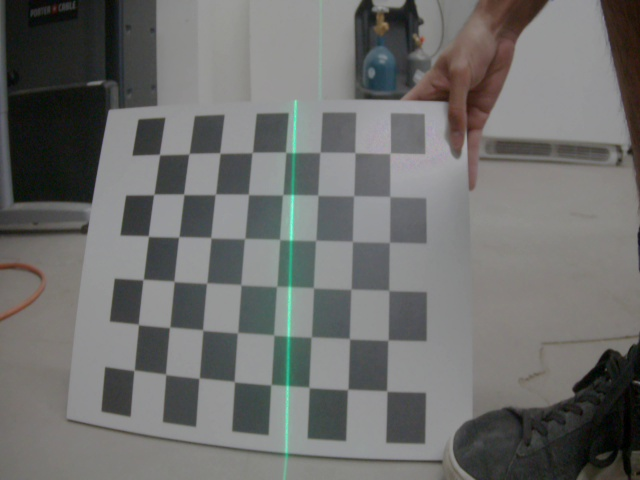
#> input picture images/0_right.jpg, 640 x 480 px; its folder holds only this picture in this run
$ python calibrate.py
#> lines starting #> are read from the running program, lines starting #| are printed output that depends on the picture; after the words box and inside, x2 and y2 are one past the last pixel; in counts of white or black regions, pixels touching at a corner belong together; long printed decimals are rounded
### helper.py
import numpy as np
import math
import time

def rodrigues(r):
	# https://www2.cs.duke.edu/courses/fall13/compsci527/notes/rodrigues.pdf
	theta = np.linalg.norm(r)

	if (theta == 0):
		R = np.identity(3)
	else:
		u = (r/theta).reshape(3)
		R = np.identity(3)*math.cos(theta)+(1-math.cos(theta))*np.outer(u,u)+np.array( [ [0, -u[2], u[1] ] ,[ u[2],0, -u[0] ] ,[ -u[1],u[0],0] ] )*math.sin(theta)
	return R

# [66 lines left out: functions fitPlane, computePlane, not called in this run]

### calibrate.py
# import modules
import numpy as np
import cv2
import time, glob, sys
import sympy as sym
from sympy import Pow, re, sqrt, Abs
from matplotlib import pyplot as plt
from mpl_toolkits.mplot3d import Axes3D
from helper import rodrigues, computePlane
import skimage.restoration
from skimage import img_as_ubyte

# print CV version
print('CV Version: ' + cv2.__version__)

# load camera calibration results
# later use the opencv yaml file. right camera
# https://docs.opencv.org/3.4.10/dd/d74/tutorial_file_input_output_with_xml_yml.html
# for now hard code, couldn't figure out how to do read non OpenCV matrix in python
mtx = np.reshape([ 514.41205,     0.     ,    329.83671,
			 0.     ,  685.92876,  237.71471,
			 0.     ,     0.     ,     1.     ],(3,3))
dist = np.array([-0.350373, 0.158447, 0.000735, -0.000231, 0.000000])
length_square = 0.04 # length of side of calibration square in m
corners_shape = (6,8)

# configuration options
vertical = True # are the lasers vertical or horizontal
green = True # green or red lasers

# create empty matrix-> solving for plane equation: ax + by + cz + d = 0
Q_c_mat = np.empty((0,4))

# number of vertical corners
h = corners_shape[0]

# number of horizontal corners
w = corners_shape[1]

# read images
images = glob.glob('./images/*.jpg')

# if no images exit
if (len(images) == 0):
	print('Error: no photos in images folder')
	sys.exit(0)

# iterate through images
for fname in images:
	print("")
	print(fname)

	# load current image
	img_org = cv2.imread(fname,cv2.IMREAD_COLOR)
#> img_org is the input picture: shape (480, 640, 3); mean B, G, R 108.4, 110.1, 109.7

	# undistort the image -> use this for finding laser
	img_undist = cv2.undistort(img_org, mtx, dist)
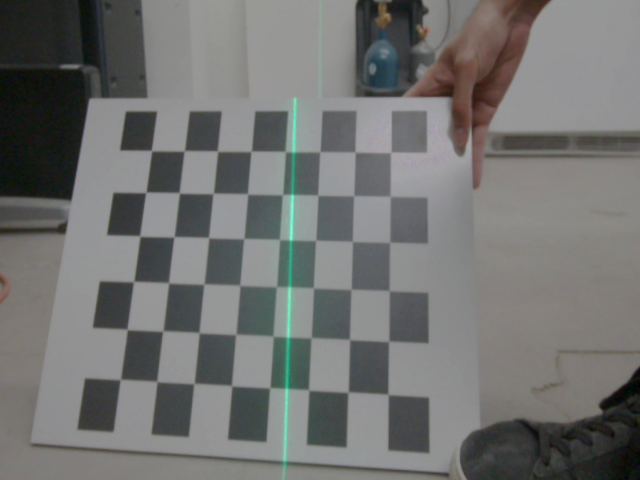
#> img_undist: shape (480, 640, 3); mean B, G, R 113.2, 114.6, 113.9

	# denoise image -> for finding checkerboard
	img_denoised =  cv2.fastNlMeansDenoisingColored(img_undist,None,10,10,7,21)

	# convert to greyscale
	gray = cv2.cvtColor(img_denoised,cv2.COLOR_BGR2GRAY)
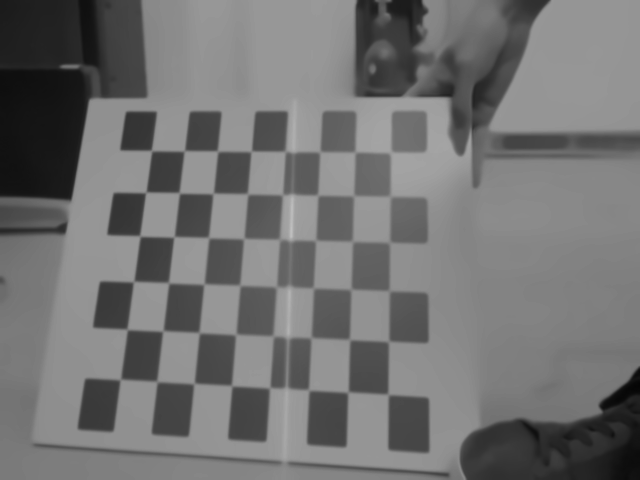
#> gray: shape (480, 640); min 5, max 191, mean 113.9

	# convert to hsv
	hsv = cv2.cvtColor(img_undist, cv2.COLOR_BGR2HSV)
#> hsv: shape (480, 640, 3); mean H, S, V 59.2, 18.3, 117.1

	if green:
		# use red color space to find checkerboard
		imR = img_undist[:,:,2]
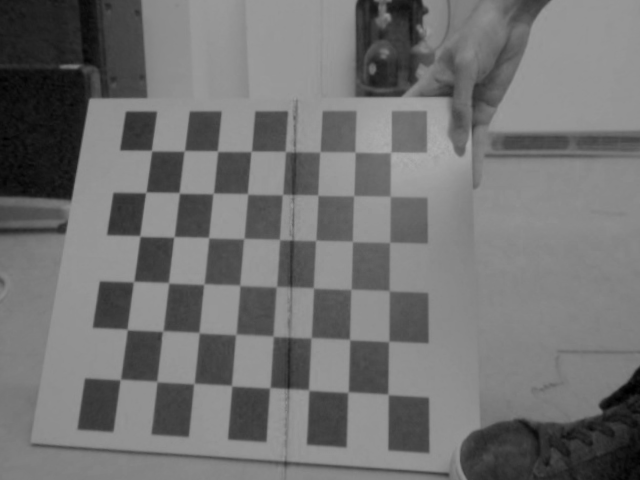
#> imR: shape (480, 640); min 0, max 174, mean 113.9

		# this mask was found to work well for green
		mask = cv2.inRange(hsv, (50, 60, 50), (100, 255,255))
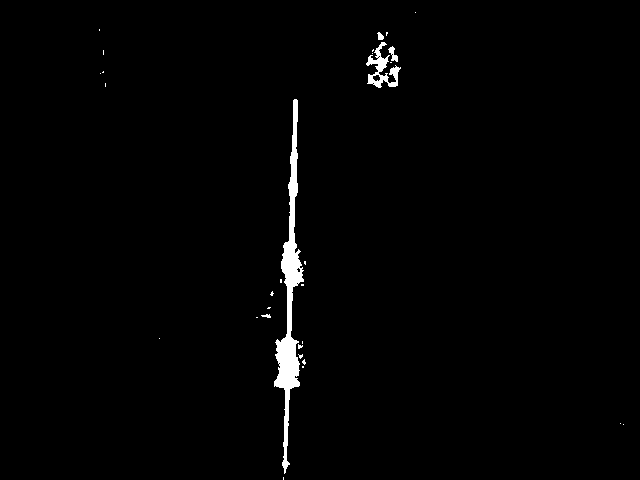
#> mask: shape (480, 640); 1.3% white; 30 white regions (25 under 20 px), largest, box (x1, y1, x2, y2) and area: (274, 99, 304, 474) 3224, (366, 42, 401, 88) 587, (388, 46, 398, 62) 76, (377, 32, 384, 40) 38, (261, 314, 271, 318) 25

		imask = mask>0

	else: # red laser
		# use green color space to find checkerboard
		imR = img_undist[:,:,0]

		# these masks were found to work well for red
		mask1 = cv2.inRange(hsv,(0, 80, 50), (10, 255, 255))
		mask2 = cv2.inRange(hsv,(170, 80, 50), (180, 255, 255))
		imask = np.logical_or(mask1 > 0, mask2>0)

	# use mask over the original image.
	# To do: use the mask directly?
	img_filtered = np.zeros_like(img_undist, np.uint8)
	img_filtered[imask] = img_undist[imask]

	# TO DO: Find better ways of closing line segments
	# Zhang Suen fast parallel thinning algorithm:
	laser_img = cv2.ximgproc.thinning(cv2.cvtColor(img_filtered, cv2.COLOR_RGB2GRAY))
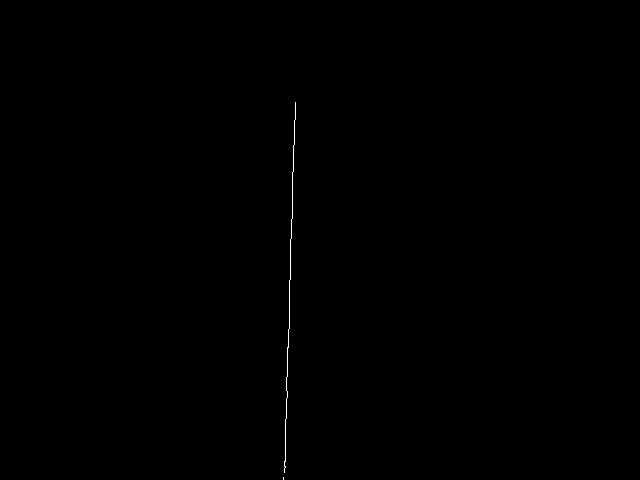
#> laser_img: shape (480, 640); 0.12% white in thin lines or dots, all inside (x1, y1, x2, y2) = (283, 102, 296, 480)
	kernel = np.ones((100,100),np.uint8)
	laser_img = cv2.morphologyEx(laser_img, cv2.MORPH_CLOSE, kernel)
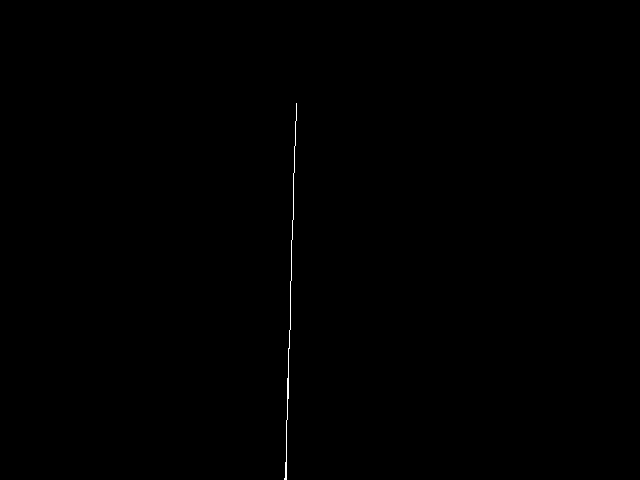
#> laser_img: shape (480, 640); 0.14% white in thin lines or dots, all inside (x1, y1, x2, y2) = (284, 103, 297, 480)
	laser_img = cv2.morphologyEx(laser_img, cv2.MORPH_CLOSE, kernel)
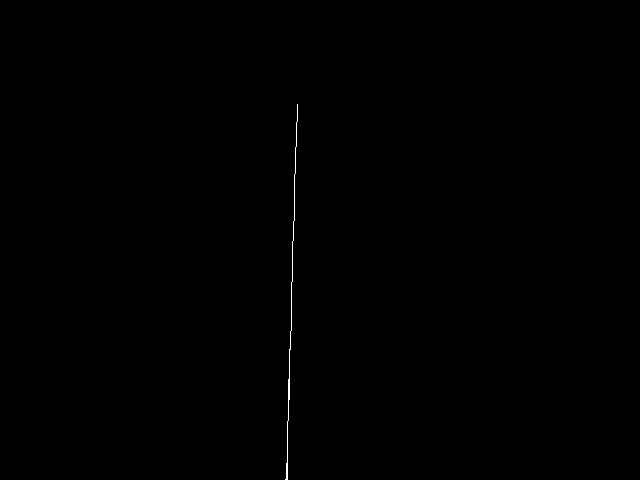
#> laser_img: shape (480, 640); 0.14% white in thin lines or dots, all inside (x1, y1, x2, y2) = (285, 104, 298, 480)

	# [10 lines of commented-out code are left out]
	ret, corners = cv2.findChessboardCorners(gray, corners_shape,None)
#> ret = True; corners = 48 rows, first 8: [120.5, 379.6], [127.5, 329.3], [133.7, 281.8], [139.9, 235.8], [145.8, 192.4], [151.5, 150.4], [157, 381.4], [162.9, 331]

	# find the corners, findChessboardCorners, use cornerSubPix
	if not ret:
		print("No chessboard pattern found.")
		continue

	# refine corners -> termination criteria
	criteria = (cv2.TERM_CRITERIA_EPS + cv2.TERM_CRITERIA_MAX_ITER, 30, 0.001)

	# refine corners
	corners = cv2.cornerSubPix(gray,corners,(11,11),(-1,-1),criteria)
#> corners = 48 rows, first 8: [120.4, 379.5], [127.1, 329.3], [133.6, 281.7], [139.9, 235.9], [145.8, 192.4], [151.5, 150.6], [156.9, 381.4], [162.9, 331]

	# find 3D object points
	objp = np.zeros((w*h,3), np.float32)
	objp[:,:2] = np.mgrid[0:h,0:w].T.reshape(-1,2)

	# scale with length of each square
	objp *= length_square

	# TODO: generate a list of top,mid,bot coords to do the search on rather than just one point

	# loop through it

	if not vertical:
		# pick 3 corner points in a vertical line in the middle of the checkerboard: 2D a,b,c and 3D A, B, C
		# a should be top, b middle, c bottom.
		top_coord = (0,int(w/2.0)-1)
		mid_coord = (int(h/2.0),int(w/2.0)-1)
		bot_coord = (h-1,int(w/2.0)-1)
	else:
		# pick 3 corners in a horizontal line in the middle of the checkerboard: 2D a,b,c and 3D A, B, C
		top_coord = (int(h/2.0), 0)
		mid_coord = (int(h/2.0), int(w/2.0)-1)
		bot_coord = (int(h/2.0),w-1)

	# get the index of a, b, c
	top_idx = top_coord[0]+top_coord[1]*h
	mid_idx = mid_coord[0]+mid_coord[1]*h
	bot_idx = bot_coord[0]+bot_coord[1]*h

	# get the coordinates of a, b, c
	a_coord = corners[top_idx,:,:].reshape((2))
#> a_coord = [139.9, 235.9]
	b_coord = corners[mid_idx,:,:].reshape((2))
#> b_coord = [243.7, 238.7]
	c_coord = corners[bot_idx,:,:].reshape((2))
#> c_coord = [389.5, 242.3]

	# find q, the laser point between a,b, and c
	# search between a and c -> convex combination q_candidate = t*a+(1-t)*c, t in (0,1)
	laser_found = False
	for t_candidate in np.linspace(0,1,num=gray.shape[1]):
		q_candidate = (t_candidate*a_coord+(1-t_candidate)*c_coord).astype(int)
		if (laser_img[q_candidate[1],q_candidate[0]] > 200):
			# TODO: don't just take the first point. take the middle one. laser is still a few pixels wide.
			laser_found = True
			q_coord = q_candidate
			break
#> this loop made 246 passes
#> q_coord on pass 246: [293, 239]
#> q_candidate on passes 1 to 6: [389, 242], [389, 242], [388, 242], [388, 242], [387, 242], [387, 242]

	# no laser found along corner points line
	if not laser_found:
		print("Failed to find laser point. Skipping picture. Chg thresholds maybe?")
		continue

	# visualize the four points a,b,c,q
	if False:
		pts = np.vstack((a_coord,b_coord,c_coord)).astype(int)
		img_circles = cv2.drawChessboardCorners(cv2.cvtColor(img_undist,cv2.COLOR_BGR2GRAY), corners_shape, corners,ret)

		# Draw a circle with blue line borders of thickness of 2 px
		for i in range(0,pts.shape[0]):
			# fyi, CVPoint = (x,y) -> x right, y down.
			img_circles = cv2.circle(img_circles, (pts[i,0],pts[i,1]), 10, (255, 0, 0) , 2)
		img_circles = cv2.circle(img_circles, (q_coord[0],q_coord[1]), 10, (0, 0, 0) , 2)
		q_coord
		cv2.imshow('img',img_circles)
		cv2.waitKey(0)
		cv2.destroyAllWindows()

	# convert a,b,c,q to normalized coordinates p_n -> p_u = Kp_n  (p_n = [I|0]p_c), (p_c = [R|t]p_w)
	# so p_n = inv(K)*p_u
	a = np.linalg.inv(mtx).dot(np.append(a_coord,1))
#> a = [-0.369, -0.00259, 1]
	a = a[:2]/a[2]
#> a = [-0.369, -0.00259]
	b = np.linalg.inv(mtx).dot(np.append(b_coord,1))
#> b = [-0.167, 0.00142, 1]
	b = b[:2]/b[2]
#> b = [-0.167, 0.00142]
	c = np.linalg.inv(mtx).dot(np.append(c_coord,1))
#> c = [0.116, 0.00671, 1]
	c = c[:2]/c[2]
#> c = [0.116, 0.00671]
	q = np.linalg.inv(mtx).dot(np.append(q_coord,1))
#> q = [-0.0716, 0.00187, 1]
	q = q[:2]/q[2]
#> q = [-0.0716, 0.00187]

	# compute cross ratio using pixels a, b, c
	# ((AB)/(QB))/((AC)/(QC)) = ((ab)/(qb))/((ac)/(qc))
	A = objp[top_idx,:]
	B = objp[mid_idx,:]
	C = objp[bot_idx,:]

	# q is either in between a and b, or between b and c.
	# cross ratio is a line of a, q, b, c or a, b, q, c
	q_left = False
	if np.linalg.norm(a-q) < np.linalg.norm(a-b):
		q_left = True

	# q is between a and b: cr(a,q,b,c) = cr(A,Q,B,C) = (AB/QB)/(AC/QC)
	if q_left:
		ab = np.linalg.linalg.norm(a-b)
		qb = np.linalg.linalg.norm(q-b)
		ac = np.linalg.linalg.norm(a-c)
		qc = np.linalg.linalg.norm(q-c)
		cross_ratio = ((ab)/(qb))/((ac)/(qc))
		AB = np.linalg.norm(A-B)
		AC = np.linalg.norm(A-C)
		BC = AC-AB
		# use cross ratio + geometry
		QB = sym.symbols('QB',real=True)
		QB = sym.solve((AB/QB)/(AC/(BC+QB))-cross_ratio, QB)[0] # cross
		QC = BC + QB # geometric relationship: BC + QB = QC
		Qx, Qy = sym.symbols('Qx, Qy')
		sol = sym.solve((sqrt(Pow(Qx - B[0],2) + Pow(Qy - B[1],2))-QB,sqrt(Pow(Qx - C[0],2) + Pow(Qy - C[1],2))-QC),(Qx,Qy))
	else: # cr(a,b,q,c) = cr(A,B,Q,C) = (AQ/BQ)*(AC/BC)
		# q is between b and c... flip the problem (swap a and c from above condition)
		aq = np.linalg.linalg.norm(q-a)
#> aq = 0.298
		qb = np.linalg.linalg.norm(q-b)
#> qb = 0.0958
		ac = np.linalg.linalg.norm(a-c)
#> ac = 0.485
		bc = np.linalg.linalg.norm(b-c)
#> bc = 0.283

		cross_ratio = ((aq)/(qb))/((ac)/(bc))
#> cross_ratio = 1.81
		AC = np.linalg.norm(A-C)
		CB = np.linalg.norm(C-B)
		AB = AC-CB
		# use cross ratio + geometry
		QB = sym.symbols('QB',real=True)
		QB = sym.solve(((AB+QB)/QB)/(AC/CB)-cross_ratio, QB)[0] # cross
		QA = AB + QB # geometric relationship: BC + QB = QC
		Qx, Qy = sym.symbols('Qx, Qy')
		sol = sym.solve((sqrt(Pow(Qx - B[0],2) + Pow(Qy - B[1],2))-QB,sqrt(Pow(Qx - A[0],2) + Pow(Qy - A[1],2))-QA),(Qx,Qy))
#> sol = 2 items

	if False:
		pts = np.vstack((A,B,C))
		plt.scatter(pts[:,0],pts[:,1])
		plt.show()

	# time.sleep(10)
	if (len(sol) == 0):
		print('No solution found.')
		continue
	Qx = re(sol[0][0])
	Qy = re(sol[0][1])

	# solve for Q
	Q = np.array([Qx,Qy,0])

	if False:
		pts = np.vstack((A,B,C))
		plt.scatter(pts[:,0],pts[:,1])
		plt.show()

	# make Q homog.
	Q = np.append(Q,1)

	# correspondences are column wise
	# solve PnP to get camera rotation and translation matrix
	# that transform a 3D point expressed in the object coordinate frame to the camera coordinate frame
	ret, rvec, tvec = cv2.solvePnP(objp,corners,mtx,np.zeros((5,1))) # rvec is rodrigues vector
#> rvec = [-0.336, -0.184, -1.52]; tvec = [-0.22, 0.112, 0.541]

	# put Q into camera frame using rvec, tvec
	R = rodrigues(rvec)
#> in rodrigues, `theta = np.linalg.norm(r)`: theta = 1.57
#> in rodrigues, `u = (r/theta).reshape(3)`: u = [-0.215, -0.117, -0.97]
#> in rodrigues, `R = np.identity(3)*math.cos(theta)+(1-math.cos(theta))*np.outer(u,u)+n..`: R = [[0.0512, 0.995, 0.0901], [-0.944, 0.0189, 0.328], [0.325, -0.102, 0.94]]
	T = np.vstack((np.concatenate((R,tvec),axis=1),[0,0,0,1]))
#> T = [[0.0512, 0.995, 0.0901, -0.22], [-0.944, 0.0189, 0.328, 0.112], [0.325, -0.102, 0.94, 0.541], [0, 0, 0, 1]]

	Q_c = T.dot(Q)
	print('3D point of laser found:')
	print(Q_c[:3])
#| [-0.03998 0.001808 0.5622]

	# Add Q_c to Q_c_mat
	Q_c_mat = np.vstack((Q_c_mat,Q_c))

if (Q_c_mat.shape[0] < 3):
	print('Error: not enough laser points found to find plane eqn. Need at least 3')
	sys.exit(0)
#> (the program exits here)

$ run again, on images/1_right.jpg
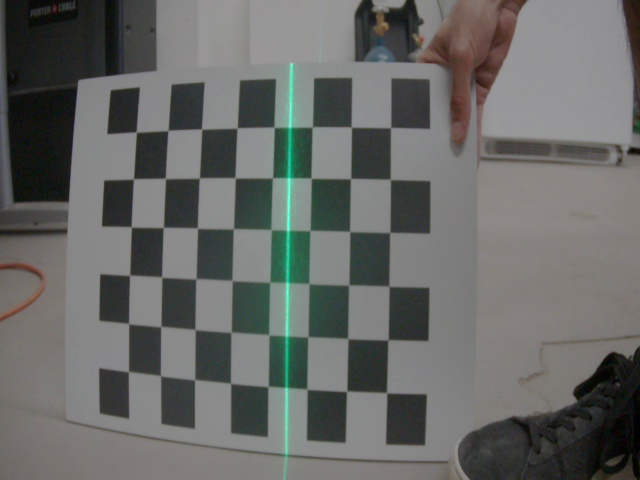
#> input picture images/1_right.jpg, 640 x 480 px
#> img_org is the input picture: shape (480, 640, 3); mean B, G, R 102.8, 105, 103.7
#> hsv: shape (480, 640, 3); mean H, S, V 56.5, 20.4, 110.8
#> `mask = cv2.inRange(hsv, (50, 60, 50), (100, 255,255))`:
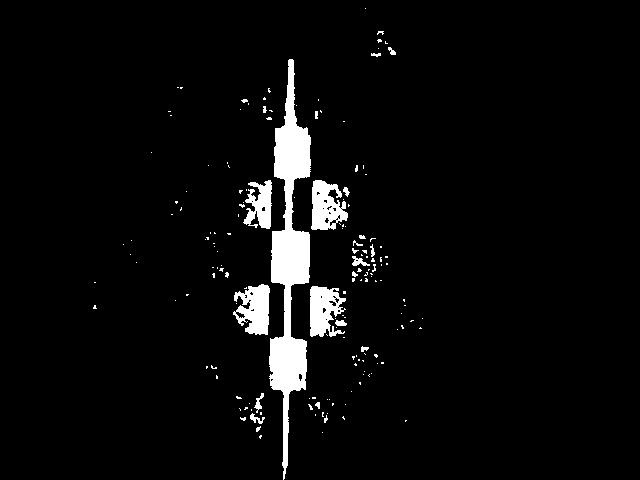
#> mask: shape (480, 640); 4.4% white; 165 white regions (145 under 20 px), largest, box (x1, y1, x2, y2) and area: (269, 59, 311, 480) 7477, (233, 284, 270, 335) 1261, (310, 286, 346, 337) 1245
#> `laser_img = cv2.morphologyEx(laser_img, cv2.MORPH_CLOSE, kernel)`:
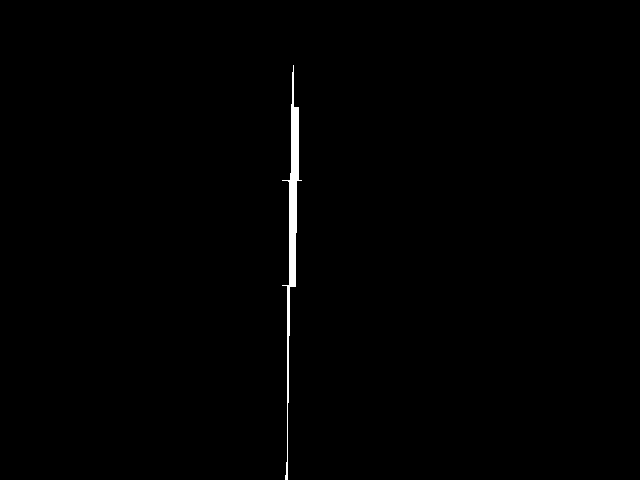
#> laser_img: shape (480, 640); 0.61% white; 1 white region, box (x1, y1, x2, y2) and area: (282, 65, 302, 480) 1876
#> ret = False; corners = None
